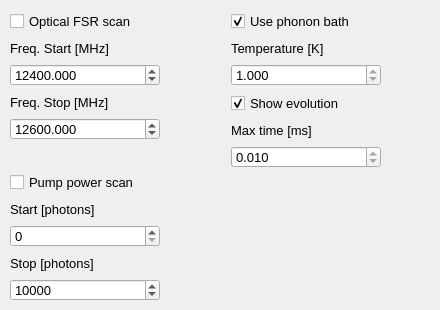
          <widget class="QWidget" name="tab_2">
           <attribute name="title">
            <string>Scan and advanced</string>
           </attribute>
           <widget class="QWidget" name="layoutWidget_2">
            <property name="geometry">
             <rect>
              <x>10</x>
              <y>10</y>
              <width>421</width>
              <height>291</height>
             </rect>
            </property>
            <layout class="QHBoxLayout" name="horizontalLayout_4">
             <item>
              <layout class="QVBoxLayout" name="verticalLayout_9">
               <item>
                <widget class="QCheckBox" name="C_scan_D">
                 <property name="enabled">
                  <bool>true</bool>
                 </property>
                 <property name="sizePolicy">
                  <sizepolicy hsizetype="Minimum" vsizetype="Fixed">
                   <horstretch>0</horstretch>
                   <verstretch>0</verstretch>
                  </sizepolicy>
                 </property>
                 <property name="minimumSize">
                  <size>
                   <width>80</width>
                   <height>22</height>
                  </size>
                 </property>
                 <property name="maximumSize">
                  <size>
                   <width>16777215</width>
                   <height>22</height>
                  </size>
                 </property>
                 <property name="font">
                  <font>
                   <pointsize>10</pointsize>
                  </font>
                 </property>
                 <property name="toolTip">
                  <string>&lt;html&gt;&lt;head/&gt;&lt;body&gt;&lt;p&gt;When it is enabled, it is the normal frequency scan. When it is disabled, we sample at only one frequency (zero-span measurement). The sampling rate is determined by the sweep time and the number of points. &lt;/p&gt;&lt;p&gt;This mode is enabled when using the SS and the mixer to generate the sideband and downconvert it to the same frequency, and the RedPitaya for triggering. &lt;/p&gt;&lt;p&gt;In the future, we could have other uses for zero-span measurements.&lt;/p&gt;&lt;/body&gt;&lt;/html&gt;</string>
                 </property>
                 <property name="text">
                  <string>Optical FSR scan</string>
                 </property>
                 <property name="checked">
                  <bool>false</bool>
                 </property>
                </widget>
               </item>
               <item>
                <widget class="QLabel" name="C_f_start_MHz_lbl">
                 <property name="minimumSize">
                  <size>
                   <width>200</width>
                   <height>20</height>
                  </size>
                 </property>
                 <property name="maximumSize">
                  <size>
                   <width>16777215</width>
                   <height>20</height>
                  </size>
                 </property>
                 <property name="font">
                  <font>
                   <pointsize>10</pointsize>
                  </font>
                 </property>
                 <property name="text">
                  <string>Freq. Start [MHz]</string>
                 </property>
                </widget>
               </item>
               <item>
                <widget class="QDoubleSpinBox" name="C_f_start_MHz">
                 <property name="sizePolicy">
                  <sizepolicy hsizetype="Fixed" vsizetype="Fixed">
                   <horstretch>0</horstretch>
                   <verstretch>0</verstretch>
                  </sizepolicy>
                 </property>
                 <property name="minimumSize">
                  <size>
                   <width>150</width>
                   <height>22</height>
                  </size>
                 </property>
                 <property name="maximumSize">
                  <size>
                   <width>16777215</width>
                   <height>22</height>
                  </size>
                 </property>
                 <property name="font">
                  <font>
                   <pointsize>10</pointsize>
                  </font>
                 </property>
                 <property name="decimals">
                  <number>3</number>
                 </property>
                 <property name="maximum">
                  <double>20000.000000000000000</double>
                 </property>
                 <property name="value">
                  <double>12400.000000000000000</double>
                 </property>
                </widget>
               </item>
               <item>
                <widget class="QLabel" name="C_f_stop_MHz_lbl">
                 <property name="minimumSize">
                  <size>
                   <width>200</width>
                   <height>20</height>
                  </size>
                 </property>
                 <property name="maximumSize">
                  <size>
                   <width>16777215</width>
                   <height>20</height>
                  </size>
                 </property>
                 <property name="font">
                  <font>
                   <pointsize>10</pointsize>
                  </font>
                 </property>
                 <property name="text">
                  <string>Freq. Stop [MHz]</string>
                 </property>
                </widget>
               </item>
               <item>
                <widget class="QDoubleSpinBox" name="C_f_stop_MHz">
                 <property name="sizePolicy">
                  <sizepolicy hsizetype="Fixed" vsizetype="Fixed">
                   <horstretch>0</horstretch>
                   <verstretch>0</verstretch>
                  </sizepolicy>
                 </property>
                 <property name="minimumSize">
                  <size>
                   <width>150</width>
                   <height>22</height>
                  </size>
                 </property>
                 <property name="maximumSize">
                  <size>
                   <width>16777215</width>
                   <height>22</height>
                  </size>
                 </property>
                 <property name="font">
                  <font>
                   <pointsize>10</pointsize>
                  </font>
                 </property>
                 <property name="decimals">
                  <number>3</number>
                 </property>
                 <property name="maximum">
                  <double>20000.000000000000000</double>
                 </property>
                 <property name="value">
                  <double>12600.000000000000000</double>
                 </property>
                </widget>
               </item>
               <item>
                <spacer name="verticalSpacer_5">
                 <property name="orientation">
                  <enum>Qt::Vertical</enum>
                 </property>
                 <property name="sizeType">
                  <enum>QSizePolicy::Expanding</enum>
                 </property>
                 <property name="sizeHint" stdset="0">
                  <size>
                   <width>20</width>
                   <height>10</height>
                  </size>
                 </property>
                </spacer>
               </item>
               <item>
                <widget class="QCheckBox" name="C_scan_P">
                 <property name="enabled">
                  <bool>true</bool>
                 </property>
                 <property name="sizePolicy">
                  <sizepolicy hsizetype="Minimum" vsizetype="Fixed">
                   <horstretch>0</horstretch>
                   <verstretch>0</verstretch>
                  </sizepolicy>
                 </property>
                 <property name="minimumSize">
                  <size>
                   <width>80</width>
                   <height>22</height>
                  </size>
                 </property>
                 <property name="maximumSize">
                  <size>
                   <width>16777215</width>
                   <height>22</height>
                  </size>
                 </property>
                 <property name="font">
                  <font>
                   <pointsize>10</pointsize>
                  </font>
                 </property>
                 <property name="toolTip">
                  <string>&lt;html&gt;&lt;head/&gt;&lt;body&gt;&lt;p&gt;When it is enabled, it is the normal frequency scan. When it is disabled, we sample at only one frequency (zero-span measurement). The sampling rate is determined by the sweep time and the number of points. &lt;/p&gt;&lt;p&gt;This mode is enabled when using the SS and the mixer to generate the sideband and downconvert it to the same frequency, and the RedPitaya for triggering. &lt;/p&gt;&lt;p&gt;In the future, we could have other uses for zero-span measurements.&lt;/p&gt;&lt;/body&gt;&lt;/html&gt;</string>
                 </property>
                 <property name="text">
                  <string>Pump power scan</string>
                 </property>
                 <property name="checked">
                  <bool>false</bool>
                 </property>
                </widget>
               </item>
               <item>
                <widget class="QLabel" name="C_P_start_n_lbl">
                 <property name="minimumSize">
                  <size>
                   <width>200</width>
                   <height>20</height>
                  </size>
                 </property>
                 <property name="maximumSize">
                  <size>
                   <width>16777215</width>
                   <height>20</height>
                  </size>
                 </property>
                 <property name="font">
                  <font>
                   <pointsize>10</pointsize>
                  </font>
                 </property>
                 <property name="text">
                  <string>Start [photons]</string>
                 </property>
                </widget>
               </item>
               <item>
                <widget class="QSpinBox" name="C_P_start_n">
                 <property name="sizePolicy">
                  <sizepolicy hsizetype="Fixed" vsizetype="Fixed">
                   <horstretch>0</horstretch>
                   <verstretch>0</verstretch>
                  </sizepolicy>
                 </property>
                 <property name="minimumSize">
                  <size>
                   <width>150</width>
                   <height>22</height>
                  </size>
                 </property>
                 <property name="maximumSize">
                  <size>
                   <width>16777215</width>
                   <height>22</height>
                  </size>
                 </property>
                 <property name="font">
                  <font>
                   <pointsize>10</pointsize>
                  </font>
                 </property>
                 <property name="maximum">
                  <number>100000</number>
                 </property>
                 <property name="value">
                  <number>0</number>
                 </property>
                </widget>
               </item>
               <item>
                <widget class="QLabel" name="C_P_stop_n_lbl">
                 <property name="minimumSize">
                  <size>
                   <width>200</width>
                   <height>20</height>
                  </size>
                 </property>
                 <property name="maximumSize">
                  <size>
                   <width>16777215</width>
                   <height>20</height>
                  </size>
                 </property>
                 <property name="font">
                  <font>
                   <pointsize>10</pointsize>
                  </font>
                 </property>
                 <property name="text">
                  <string>Stop [photons]</string>
                 </property>
                </widget>
               </item>
               <item>
                <widget class="QSpinBox" name="C_P_stop_n">
                 <property name="sizePolicy">
                  <sizepolicy hsizetype="Fixed" vsizetype="Fixed">
                   <horstretch>0</horstretch>
                   <verstretch>0</verstretch>
                  </sizepolicy>
                 </property>
                 <property name="minimumSize">
                  <size>
                   <width>150</width>
                   <height>22</height>
                  </size>
                 </property>
                 <property name="maximumSize">
                  <size>
                   <width>16777215</width>
                   <height>22</height>
                  </size>
                 </property>
                 <property name="font">
                  <font>
                   <pointsize>10</pointsize>
                  </font>
                 </property>
                 <property name="specialValueText">
                  <string/>
                 </property>
                 <property name="minimum">
                  <number>1</number>
                 </property>
                 <property name="maximum">
                  <number>100000</number>
                 </property>
                 <property name="value">
                  <number>10000</number>
                 </property>
                </widget>
               </item>
              </layout>
             </item>
             <item>
              <spacer name="horizontalSpacer_5">
               <property name="orientation">
                <enum>Qt::Horizontal</enum>
               </property>
               <property name="sizeHint" stdset="0">
                <size>
                 <width>40</width>
                 <height>20</height>
                </size>
               </property>
              </spacer>
             </item>
             <item>
              <layout class="QVBoxLayout" name="verticalLayout_12">
               <item>
                <widget class="QCheckBox" name="C_use_bath">
                 <property name="enabled">
                  <bool>true</bool>
                 </property>
                 <property name="sizePolicy">
                  <sizepolicy hsizetype="Minimum" vsizetype="Fixed">
                   <horstretch>0</horstretch>
                   <verstretch>0</verstretch>
                  </sizepolicy>
                 </property>
                 <property name="minimumSize">
                  <size>
                   <width>80</width>
                   <height>22</height>
                  </size>
                 </property>
                 <property name="maximumSize">
                  <size>
                   <width>16777215</width>
                   <height>22</height>
                  </size>
                 </property>
                 <property name="font">
                  <font>
                   <pointsize>10</pointsize>
                  </font>
                 </property>
                 <property name="toolTip">
                  <string>&lt;html&gt;&lt;head/&gt;&lt;body&gt;&lt;p&gt;When it is enabled, it is the normal frequency scan. When it is disabled, we sample at only one frequency (zero-span measurement). The sampling rate is determined by the sweep time and the number of points. &lt;/p&gt;&lt;p&gt;This mode is enabled when using the SS and the mixer to generate the sideband and downconvert it to the same frequency, and the RedPitaya for triggering. &lt;/p&gt;&lt;p&gt;In the future, we could have other uses for zero-span measurements.&lt;/p&gt;&lt;/body&gt;&lt;/html&gt;</string>
                 </property>
                 <property name="text">
                  <string>Use phonon bath</string>
                 </property>
                 <property name="checked">
                  <bool>true</bool>
                 </property>
                </widget>
               </item>
               <item>
                <widget class="QLabel" name="C_bath_K_lbl">
                 <property name="minimumSize">
                  <size>
                   <width>200</width>
                   <height>20</height>
                  </size>
                 </property>
                 <property name="maximumSize">
                  <size>
                   <width>16777215</width>
                   <height>20</height>
                  </size>
                 </property>
                 <property name="font">
                  <font>
                   <pointsize>10</pointsize>
                  </font>
                 </property>
                 <property name="text">
                  <string>Temperature [K]</string>
                 </property>
                </widget>
               </item>
               <item>
                <widget class="QDoubleSpinBox" name="C_bath_K">
                 <property name="enabled">
                  <bool>true</bool>
                 </property>
                 <property name="sizePolicy">
                  <sizepolicy hsizetype="Fixed" vsizetype="Fixed">
                   <horstretch>0</horstretch>
                   <verstretch>0</verstretch>
                  </sizepolicy>
                 </property>
                 <property name="minimumSize">
                  <size>
                   <width>150</width>
                   <height>22</height>
                  </size>
                 </property>
                 <property name="maximumSize">
                  <size>
                   <width>16777215</width>
                   <height>22</height>
                  </size>
                 </property>
                 <property name="font">
                  <font>
                   <pointsize>10</pointsize>
                  </font>
                 </property>
                 <property name="readOnly">
                  <bool>true</bool>
                 </property>
                 <property name="decimals">
                  <number>3</number>
                 </property>
                 <property name="maximum">
                  <double>10.000000000000000</double>
                 </property>
                 <property name="singleStep">
                  <double>0.100000000000000</double>
                 </property>
                 <property name="value">
                  <double>1.000000000000000</double>
                 </property>
                </widget>
               </item>
               <item>
                <widget class="QCheckBox" name="C_use_time_evolution">
                 <property name="enabled">
                  <bool>true</bool>
                 </property>
                 <property name="sizePolicy">
                  <sizepolicy hsizetype="Minimum" vsizetype="Fixed">
                   <horstretch>0</horstretch>
                   <verstretch>0</verstretch>
                  </sizepolicy>
                 </property>
                 <property name="minimumSize">
                  <size>
                   <width>80</width>
                   <height>22</height>
                  </size>
                 </property>
                 <property name="maximumSize">
                  <size>
                   <width>16777215</width>
                   <height>22</height>
                  </size>
                 </property>
                 <property name="font">
                  <font>
                   <pointsize>10</pointsize>
                  </font>
                 </property>
                 <property name="toolTip">
                  <string>&lt;html&gt;&lt;head/&gt;&lt;body&gt;&lt;p&gt;When it is enabled, it is the normal frequency scan. When it is disabled, we sample at only one frequency (zero-span measurement). The sampling rate is determined by the sweep time and the number of points. &lt;/p&gt;&lt;p&gt;This mode is enabled when using the SS and the mixer to generate the sideband and downconvert it to the same frequency, and the RedPitaya for triggering. &lt;/p&gt;&lt;p&gt;In the future, we could have other uses for zero-span measurements.&lt;/p&gt;&lt;/body&gt;&lt;/html&gt;</string>
                 </property>
                 <property name="text">
                  <string>Show evolution</string>
                 </property>
                 <property name="checked">
                  <bool>true</bool>
                 </property>
                </widget>
               </item>
               <item>
                <widget class="QLabel" name="C_time_ms">
                 <property name="minimumSize">
                  <size>
                   <width>200</width>
                   <height>20</height>
                  </size>
                 </property>
                 <property name="maximumSize">
                  <size>
                   <width>16777215</width>
                   <height>20</height>
                  </size>
                 </property>
                 <property name="font">
                  <font>
                   <pointsize>10</pointsize>
                  </font>
                 </property>
                 <property name="text">
                  <string>Max time [ms]</string>
                 </property>
                </widget>
               </item>
               <item>
                <widget class="QDoubleSpinBox" name="C_f_start_MHz_3">
                 <property name="enabled">
                  <bool>true</bool>
                 </property>
                 <property name="sizePolicy">
                  <sizepolicy hsizetype="Fixed" vsizetype="Fixed">
                   <horstretch>0</horstretch>
                   <verstretch>0</verstretch>
                  </sizepolicy>
                 </property>
                 <property name="minimumSize">
                  <size>
                   <width>150</width>
                   <height>22</height>
                  </size>
                 </property>
                 <property name="maximumSize">
                  <size>
                   <width>16777215</width>
                   <height>22</height>
                  </size>
                 </property>
                 <property name="font">
                  <font>
                   <pointsize>10</pointsize>
                  </font>
                 </property>
                 <property name="readOnly">
                  <bool>true</bool>
                 </property>
                 <property name="decimals">
                  <number>3</number>
                 </property>
                 <property name="maximum">
                  <double>10.000000000000000</double>
                 </property>
                 <property name="singleStep">
                  <double>0.100000000000000</double>
                 </property>
                 <property name="value">
                  <double>0.010000000000000</double>
                 </property>
                </widget>
               </item>
               <item>
                <spacer name="verticalSpacer_7">
                 <property name="orientation">
                  <enum>Qt::Vertical</enum>
                 </property>
                 <property name="sizeType">
                  <enum>QSizePolicy::Expanding</enum>
                 </property>
                 <property name="sizeHint" stdset="0">
                  <size>
                   <width>20</width>
                   <height>10</height>
                  </size>
                 </property>
                </spacer>
               </item>
              </layout>
             </item>
            </layout>
           </widget>
          </widget>
